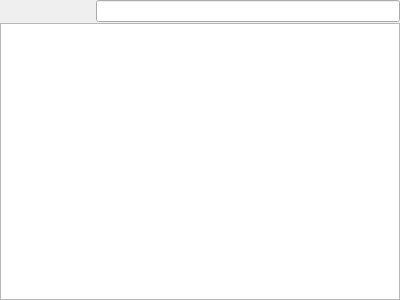
<?xml version="1.0" encoding="UTF-8"?>
<ui version="4.0">
 <class>FileView</class>
 <widget class="QWidget" name="FileView">
  <property name="geometry">
   <rect>
    <x>0</x>
    <y>0</y>
    <width>400</width>
    <height>300</height>
   </rect>
  </property>
  <property name="windowTitle">
   <string>Form</string>
  </property>
  <layout class="QVBoxLayout" name="verticalLayout">
   <property name="spacing">
    <number>0</number>
   </property>
   <property name="margin">
    <number>0</number>
   </property>
   <item>
    <layout class="QHBoxLayout" name="horizontalLayout">
     <property name="spacing">
      <number>0</number>
     </property>
     <item>
      <widget class="QToolButton" name="back">
       <property name="enabled">
        <bool>false</bool>
       </property>
       <property name="iconSize">
        <size>
         <width>16</width>
         <height>16</height>
        </size>
       </property>
       <property name="autoRaise">
        <bool>true</bool>
       </property>
      </widget>
     </item>
     <item>
      <widget class="QToolButton" name="forward">
       <property name="enabled">
        <bool>false</bool>
       </property>
       <property name="iconSize">
        <size>
         <width>16</width>
         <height>16</height>
        </size>
       </property>
       <property name="autoRaise">
        <bool>true</bool>
       </property>
      </widget>
     </item>
     <item>
      <widget class="QToolButton" name="up">
       <property name="iconSize">
        <size>
         <width>16</width>
         <height>16</height>
        </size>
       </property>
       <property name="autoRaise">
        <bool>true</bool>
       </property>
      </widget>
     </item>
     <item>
      <widget class="QToolButton" name="home">
       <property name="iconSize">
        <size>
         <width>16</width>
         <height>16</height>
        </size>
       </property>
       <property name="autoRaise">
        <bool>true</bool>
       </property>
      </widget>
     </item>
     <item>
      <widget class="QLineEdit" name="path"/>
     </item>
    </layout>
   </item>
   <item>
    <widget class="FileViewList" name="list">
     <property name="dragEnabled">
      <bool>true</bool>
     </property>
     <property name="dragDropMode">
      <enum>QAbstractItemView::DragOnly</enum>
     </property>
     <property name="selectionMode">
      <enum>QAbstractItemView::ExtendedSelection</enum>
     </property>
     <property name="selectionBehavior">
      <enum>QAbstractItemView::SelectRows</enum>
     </property>
    </widget>
   </item>
  </layout>
 </widget>
 <customwidgets>
  <customwidget>
   <class>FileViewList</class>
   <extends>QListView</extends>
   <header>widgets/fileviewlist.h</header>
  </customwidget>
 </customwidgets>
 <resources/>
 <connections/>
</ui>
